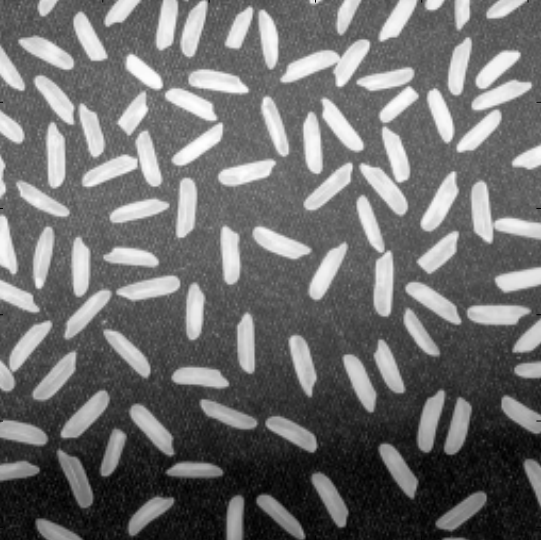
#> input picture Week_22/rice.png, 541 x 540 px
$ jupyter execute --allow-errors 2D_Fourier_Transform_old.ipynb   (older library calls are emulated)
#> lines starting #> are read from the running program, lines starting #| are printed output that depends on the picture
The $\textit{Power Spectral Density}$ (or Power Spectrum) shows, how the power of a
signal is distributed over frequency. If $\textit{H(f)}$ is the Fourier Transform (FT) of
the $\textit{h(t)}$ function and $\Re$ is the real and $\Im$ the imaginary part of $\textit{H}$, the Power
Spectrum (PS) is the squared amplitude [Press et al., 1992]:
    \begin{equation}
        P_{h}(f)=|\Re|^{2}+|\Im|^{2}
    \end{equation}
so the total power is the integral of $P_{h}(f)$ from 0 to $\infty$. The PS is
the plot of power versus frequency. One can recognize from this the signal’s
sources. It is defined also in 2-D functions.

# ONE DIMENSIONAL POWER SPECTRUM

Consider the function $x(t) = sin(2π ∗ 50t) + sin(2π ∗ 120t) + noise$. The noise is mixed with the function components in such a way that you can’t recognize the signal. In order to distinguish the signal’s components
from the noise, you can use the power spectrum. In figure below the PS of the $x(t)$ is illustrated. As we can see the spectrum reveals two prominent peaks at frequencies 50 and 120 Hz, which correspond to the function’s sine components.

# TWO DIMENSIONAL POWER SPECTRUM

Consider a digital image with resolution N$\times$N.
The image can be represented by a function h(x,y) which is the intensity of
the pixel with coordinates (x,y). The h(x,y) function is a N$\times$N matrix and x,
y are the number of the column and row, where the pixel with intensity h
is located. The Discrete Fourier Transform (DFT) of a 2-D function h(x, y)
is H(u,v), where u and v are the spatial frequencies (wavelengths) of x and y respectively
and is called Spatial Power Spectrum (SPS). Let P(u,v) be the 2-D SPS, it
is defined as the squared amplitude of H(u,v). The Discrete Fourier Transofrm of an image leads to the formule:

$$f(x,y)=\sum_{u=0}^{\infty}\sum_{v=0}^{\infty}a_{u}cos[\frac{2\pi(ux+vy)}{L}]+b_{v}cos[\frac{2\pi(ux+vy)}{L}]$$

# Power spectrum properties

$\textit{Property 1}$ SPS of images has two basic properties. First of all it is periodic.The transformation treats an image as if it were part of a periodically replicated array of identical images extending horizontally and vertically to infinity (figure's left panel). So does the 2-D spectrum. Hence, it repeats itself endlessly in both directions with period N (figure's right panel). The DFT computed for a N$\times$N image is a single period from this infinite sequence, so N$\times$N coefficients of the FT are calculated.

$\textit{Property 2}$ The second property comes from the fact that images are real functions.
If a function is real, then |H(u, v)| = |H(−u, −v)|. This means that for
positive frequencies u, v, there are negative frequencies -u, -v, corresponding
to the same value of the spectrum. As a result of this, mirror images of
negative frequencies, which correspond to positive frequencies spectra, are
created. This property is called $\textit{complex conjugate symmetry}$.

Due to periodicity and conjugate symmetry, the spectrum of a single period is divided in four
equal quadrants, as illustrated in the red box in figure above right panel. In the red box one can see how the frequency increases in a single period spectrum.
The interpretation of the SPS is made much easier if the results of DFT are centered on the point (u=0, v=0), such that the frequencies increase in any
direction away from the center (figure below fourth panel). This can be done by circular
shifting of the four quadrants of the spectrum. As a result of the shift, the
computing sum of DFT starts from -N/2 to N/2, rather than from 0 to N.
In figure's right panel above the blue box, shows how the primal spectrum (red
box) looks like after it has been shifted . The shift is nothing more than a
change in the center of the coordinate system, in the frequency domain, from
(N/2,N/2) to (0,0). The last step to derive a completed Power Spectrum is
to use non-linear mapping, usually log scale. This comes from the fact that
lower frequencies dominate over the mid-range and high-frequency and if we
use linear scaling, the only thing that we are going to see is a bright point in
the middle of the spectrum.

## Examples of SPS

In figure presented below there are two examples of SPS. The upper images are pure sine
waves, while underneath of each image its 2-D spectrum exist. In the Power
Spectra the centred dot is the DC term (zero frequency term), which represents an average brightness across the image. The distances in this picture
correspond to a frequency magnitude hence to a specific length scale of the
real image. High frequencies correspond to low, while low frequencies to high
length scales. As we can see, in the SPS image of the left horizontal sine wave,
two dots are distinguished except the zero frequency dot. They are symmetrically placed and they represent the frequency of the wave. The image is represented by a real function, hence there are two frequencies, a positive
and a negative, that correspond to wave’ s frequency magnitude. The right
sine wave image, is rotated and so the FT is rotated. This spectrum has
white lines across the central axes and they look like a white cross. This
phenomenon is known as $\textit{Gibbs Effect}$ and it takes place, due to the periodicity of FT. As we have discussed above, the transformation repeats an image
endlessly in both direction. The periodicity creates discontinuities causing edge effects. There is an image with pellets and cofee beans illustrated below, while underneath are their spectrum. It is obvious that the pellet’s SPS reveals a circular symmetry; the same does the coffe image. Generally the spectrum follows the symmetry of the real
image. This concentric ring structure is due to each individual pellet and we
would still get this pattern from an image with just one pellet.

For a detailed description on $\textit{Gibs effect}$ see: https://en.wikipedia.org/wiki/Gibbs_phenomenon

[cell 1]
from matplotlib import pyplot as plt
import numpy as np
from scipy.ndimage import imread

#### 2D POWER SPECTRUM ####
img=imread('rice.png')
#> img is the input picture: shape (540, 541, 4); mean R, G, B, A 109.8, 109.8, 109.8, 255
DFT = np.fft.fft2(img)
power_spectrum = np.abs(DFT)**2
#shifted_power_spectrum = power_spectrum #no shift
shifted_power_spectrum = np.fft.fftshift(power_spectrum)
plt.imshow(np.log10(shifted_power_spectrum))
plt.show()
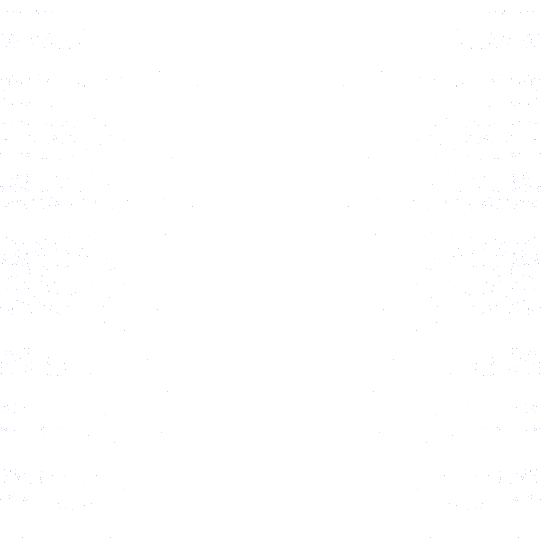
#> shown: shape (540, 541, 4) float64; mean R, G, B, A 0.999, 0.999, 1, 0.999; transparent parts drawn white

# From 2D to 1D power spectrum

The 2D power spectrum is a powerful tool and by using it dominating structures in an image can be recognized. However, because its interpretation is diffuclt we usually go from 2D to 1D power spectrum. In order to do this we have to make some assumptions. Here we present a method which assumption is that the spectrum is azimuthally symmetric. It is presented in Pingel et al. [2006].

We start with a 2-D image, ”primal” image, in which the pixels’ intensity fluctuations are a function I. The 2D SPS, P(k), is defined by Stanimirovic & Lazarian [2001] as:
$$P(k)=\int\int \langle I(x)I(x')\rangle e^{-iL \cdot k}dL, \quad L=x-x'$$
which is the Fourier Transform of the autocorrelation function of I; k is the
spatial frequency in units of wavenumber, k∼1/λ, where λ is the length scale
and L the distance between two points in the primal image we transformed,
measured in units of length. First we measure the FT of the image, calculate the square of the modulus of the transform and then shift the 2-D power
image, so that the zero frequency is shifted at the image’s center. As a result, we take the ”transformed” image. The distances in the ”transformed”
image are measured in wavenumbers, k, which means that higher distances
there, corresponds to smaller in the real image. We assume azimuthal symmetry and we take concentric annuli of equal width, in logarithmic intervals,
centered at the center of the image and for each annulus we calculate the
median value. Each median value corresponds to the average power of the
specific annulus, that was calculated, hence at a specific scale distance in the
”primal” image. Based on what we discussed above, the amount of power
of annuli with greater radii probe the power of smaller spatial scales, while
smaller annuli probe the power of larger spatial distance. The use of median
value as the proper one for the power, was motivated by the fact that Pingel et al. [2006], found by simulations, that if the distribution data values is
Gaussian, the average power per annulus is well represented by the median
value. The edge effects, due to Gibbs Effect, introduce a high end tail in
data’s distribution. Finally, the median power is plotted as a function of
spatial scale.

## From Spatial to frequency domain

We discussed that the frequency domain, for an
image with N$\times$N resolution, ranges from -N/2 to N/2 for every dimension.
The values of -N/2 and N/2 corresponds to the Nyquist frequency, which is defined as $f_{c}=\frac{1}{2D}$, where D is the spatial interval between two pixels. We can arbitrarily set D=1 cm. Then the Nyquist frequency is equal to 0.5$cm^{−1}$. Therefore N/2 pixels in the frequency domain correspond to 0.5$cm^{-1}$. The
amounts are proportional, so for X pixels in frequency domain we can find
its coresponding number of pixels in domain space.

# Windowing

DESCRIPTION ABOUT WINDOWING

Caption: The 2-D Spectrum of the rice image. The concentric annuli which we use to estimate the power at a certain spatial frequency are illustrated.

[cell 2]
from matplotlib import pyplot as plt
import numpy as np
from scipy.ndimage import imread

#### AZIMUTHALLY AVERAGED POWER SPECTRUM ####

img=imread('rice.png')
DFT = np.fft.fft2(img)
power_spectrum = np.abs(DFT)**2
#shifted_power_spectrum = power_spectrum #no shift
shifted_power_spectrum = np.fft.fftshift(power_spectrum)
shifted_power_spectrum = np.log10(shifted_power_spectrum)
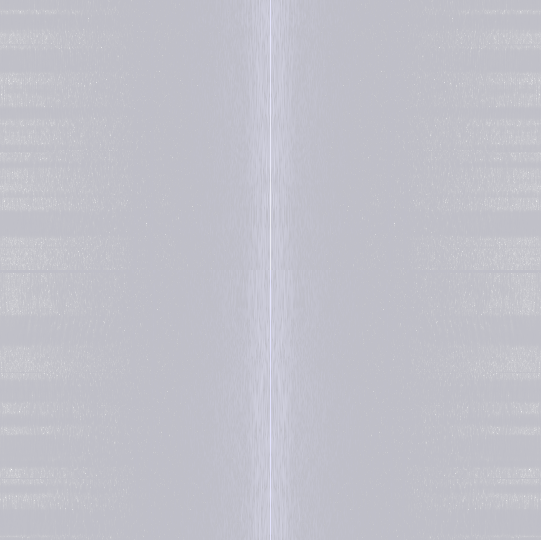
#> shifted_power_spectrum: shape (540, 541, 4) float64; mean of channels 0, 1, 2, 3 4.27, 4.27, 5.23, 4.27; transparent parts drawn white

N, M= shifted_power_spectrum.shape[0], shifted_power_spectrum.shape[1]
#> N = 540; M = 541
y0, x0= N/2, M/2
#> y0 = 270; x0 = 270.5
minim=min(x0,y0)
#> minim = 270

########PSD
r1=0.
r2=3.
medians, radii = [], []
while r2<=minim:
    radii.append(r2)
    data=[]
    for x in range (0,M):
        for y in range (0,N):
            if (x-x0)**2+(y-y0)**2>=r1**2 and (x-x0)**2+(y-y0)**2<=r2**2:
                data.append(shifted_power_spectrum[y][x])
    medians.append(np.median(data))
    r1=r2
    r2=1.3*r2
#> after the loop, medians = [7.55, 7.55, 7.43, 7.31, 7.37, 7.3, 7.24, 7.21, 7.11, 6.81, 6.43, 6.12, 5.86, 5.55, 5.18, 4.93, 4.54, 4.11]; r2 = 337.4; radii = [3, 3.9, 5.07, 6.59, 8.57, 11.14, 14.48, 18.82, 24.47, 31.81, 41.36, 53.76, 69.89, 90.86, 118.1, 153.6, 199.6, 259.5]

medians, k_radii = np.array(medians), np.array(radii)
#> medians = 18 values, max 7.55 at index 1, min 4.11 at index 17, mean 6.42; k_radii = 18 values from 3 to 259.5
frequency = k_radii/N
#> frequency = 18 values from 0.00556 to 0.481
r_radii = 1/frequency
#> r_radii = 18 values, max 180 at index 0, min 2.08 at index 17, mean 42.95

fig=plt.figure()
ax=fig.add_subplot(111)
ax2 = ax.twiny()
f_size=15
ax.set_xlabel('Spatial frequency (1/pixel)', fontsize=f_size)
ax.set_ylabel('Log (Median Power)', fontsize=f_size)
ax2.set_xlabel('Distance (pixel)', fontsize=f_size)
#> (the rest of this cell did not finish here and is left out)
